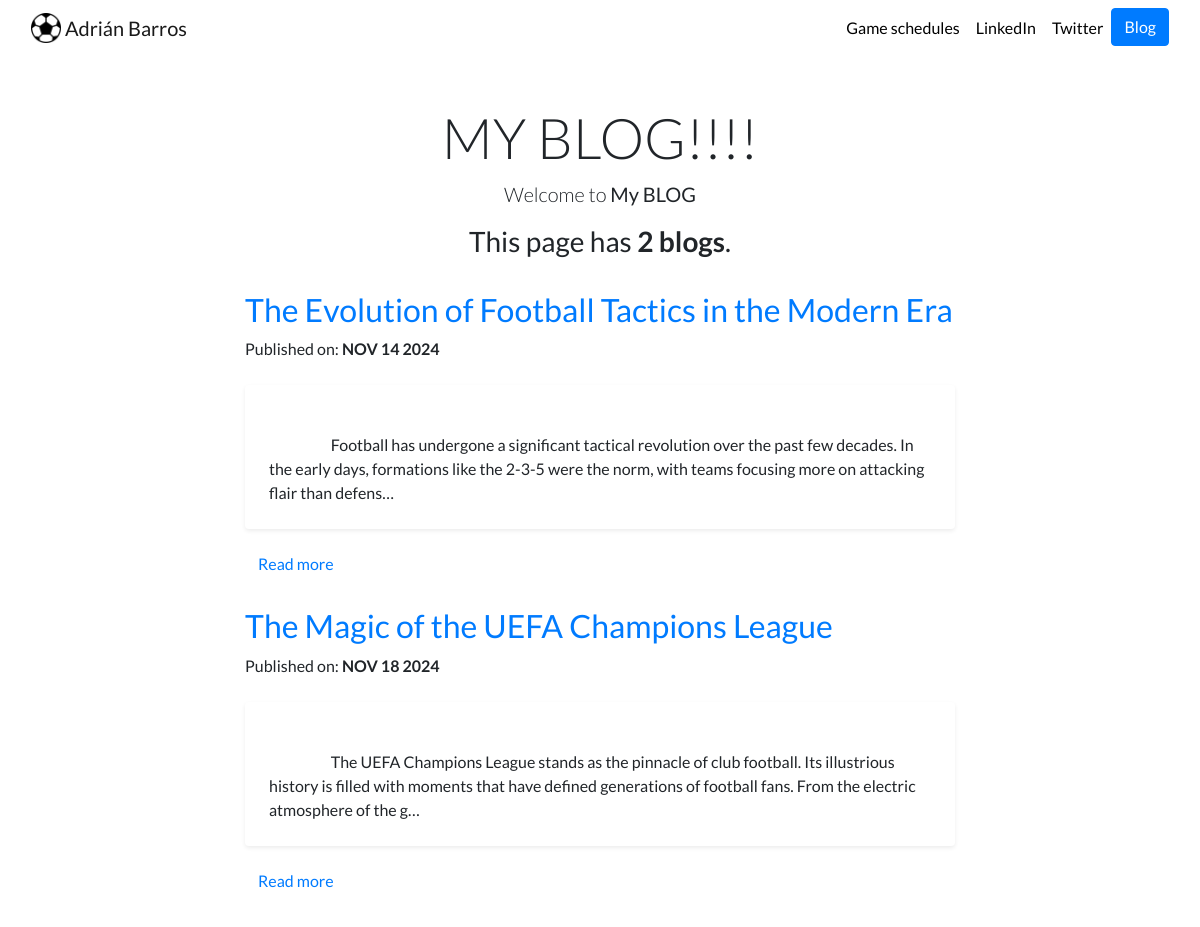
Screenshot of /blog/ with the database file from the repository.
### blog/models.py (models this page shows)
class Blog(models.Model):
    title = models.CharField(max_length=200)
    description = models.TextField()
    date = models.DateField(auto_now_add=True)

### blog/views.py (the view)
# urls.py: path('', views.all_blogs, name='all_blogs'),
def all_blogs(request):
    blogs=Blog.objects.all()
    return render(request, 'blog/all_blogs.html',{'blogs':blogs})

### blog/templates/blog/all_blogs.html
{% extends 'generator/base.html' %}
{% block content %}
<div class="container my-5">
    <div class="text-center">
        <h1 class="blog-title display-4">MY BLOG!!!!</h1>
        <p class="lead">Welcome to <b>My BLOG</b></p>
        <h3 class="blog-title">This page has <b>{{ blogs.count }} blog{{ blogs.count|pluralize }}</b>.</h3>
    </div>
    <div class="row justify-content-center">
        <div class="col-md-8">
            {% for blog in blogs %}
            <div class="blog-post my-4">
                <h2 class="text-primary">{{ blog.title }}</h2>
                <p class="blog-date">Published on: <b>{{ blog.date|date:'M d Y'|upper }}</b></p>
                <p class="blog-description mt-4 p-4 rounded shadow-sm bg-white"
                    style="word-wrap: break-word; word-break: break-word; overflow-wrap: break-word; white-space: pre-wrap;">
                    {{ blog.description|striptags|truncatechars:200 }}</p>
                <a href="{% url 'blog:detail' blog.id %}" class="btn btn-link">Read more</a>
            </div>
            {% endfor %}
        </div>
    </div>
</div>
{% endblock %}

### portfolio/static/portfolio/custom.css (style rules this page uses)
body { font-family: 'Lato', sans-serif; }
.blog-description { word-wrap: break-word; word-break: break-word; overflow-wrap: break-word; white-space: pre-wrap; }

### rows the page displays
Blog: title "The Evolution of Football Tactics in the Modern Era", date "NOV 14 2024", description "Football has undergone a significant tactical revolution over the past few decades. In the early days, formations like the 2-3-5 were the norm, with teams focusing more on attacking flair than defens…"
Blog: title "The Magic of the UEFA Champions League", date "NOV 18 2024", description "The UEFA Champions League stands as the pinnacle of club football. Its illustrious history is filled with moments that have defined generations of football fans. From the electric atmosphere of the g…"

### other values shown
{{ blogs.count }} "2"
